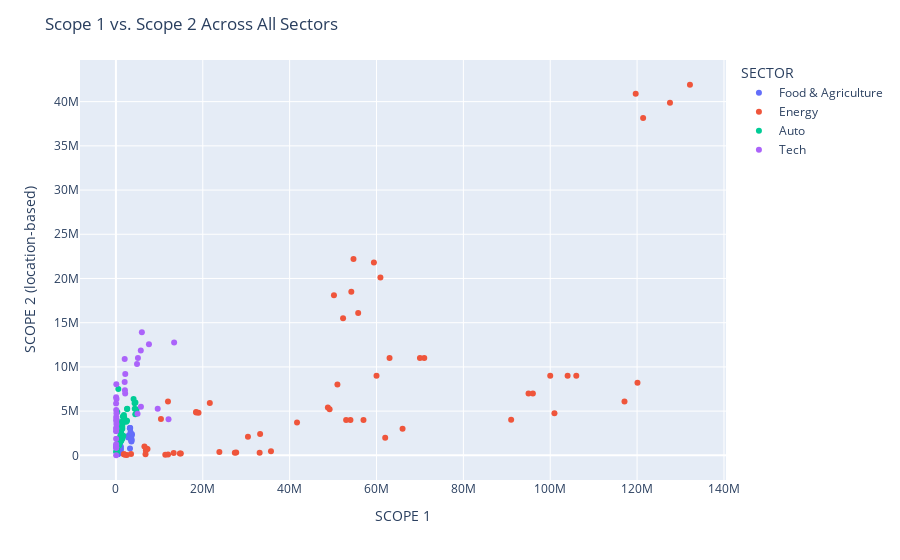

The code cell stored with this chart in its notebook:
### Markdown cell above
### Scatter Plots: 
### Scope 1 vs. Scope 2 (location-based) Across All Sectors

This scatterplot reflects the significant difference in emissions emitted by the **energy** sector compared with any other sector. Aside from **energy**, **tech** seems to have relatively higher scope 2 values. Hover over a data point to retrieve information on the represented company and the actual scope values associated. To take a closer look at a certain interval, drag your mouse across the desired interval. To reset the plot, run the code cell again. Any plot generated through Plotly can also be downloaded as a png by clicking on the camera icon on upper right portion of the plot.

### Code cell
# scope 1 vs scope 2 (location-based)

fig = px.scatter(sectors, x='SCOPE 1', y='SCOPE 2 (location-based)', color='SECTOR', hover_data=['COMPANY NAME'])
fig.update_layout(title='Scope 1 vs. Scope 2 Across All Sectors')
fig.show()

### Figure 1 — Plotly figure (JSON) as saved in the notebook; plotly's stock layout.template omitted (floating-point values rounded to 4 significant figures)
{"data": [{"customdata": [["Anheuser-Busch InBev"], ["Anheuser-Busch InBev"], ["Anheuser-Busch InBev"], ["Anheuser-Busch InBev"], ["Anheuser-Busch InBev"], ["Danone"], ["Danone"], ["Danone"], ["Danone"], ["Danone"], ["Diageo"], ["Diageo"], ["Diageo"], ["Diageo"], ["Diageo"], ["Kellogg’s"], ["Kellogg’s"], ["Kellogg’s"], ["Kellogg’s"], ["Kellogg’s"], ["Molson Coors"], ["Molson Coors"], ["Molson Coors"], ["Molson Coors"], ["Molson Coors"], ["Nestlé"], ["Nestlé"], ["Nestlé"], ["Nestlé"], ["Nestlé"], ["PepsiCo"], ["PepsiCo"], ["PepsiCo"], ["PepsiCo"], ["PepsiCo"], ["Tesco"], ["Tesco"], ["Tesco"], ["Tesco"], ["Tesco"], ["Unilever"], ["Unilever"], ["Unilever"], ["Unilever"], ["Unilever"]], "hovertemplate": "SECTOR=Food & Agriculture<br>SCOPE 1=%{x}<br>SCOPE 2 (location-based)=%{y}<br>COMPANY NAME=%{customdata[0]}<extra></extra>", "legendgroup": "Food & Agriculture", "marker": {"color": "#636efa", "symbol": "circle"}, "mode": "markers", "name": "Food & Agriculture", "orientation": "v", "showlegend": true, "type": "scatter", "x": [3700760, 3600710, 3081905, 2953896, 2843883, 753461, 722103, 668354, 682674, 666000, 553270, 511593, 476782, 445000, 436000, 483061, 465885, 465042, 503905, 497203, 436457, 406377, 398026, 606319, 603321, 3289012, 3246367, 3215404, 3372000, 3240000, 3577266, 3552415, 3552706, 3596712, 3481530, 1117480, 1105183, 1053131, 1110098, 1039346, 752804, 659028, 606771, 565988, 503909], "xaxis": "x", "y": [2383505, 2215902, 2227758, 2243990, 2029211, 959554, 944877, 864710, 812948, 762805, 179307, 165095, 143905, 142530, 157784, 650835, 590739, 587999, 568692, 553526, 667174, 634136, 604422, 342069, 341701, 3082573, 3089029, 3052234, 2600000, 760000, 1629973, 1556523, 1719610, 1811114, 1834309, 995543, 859583, 718222, 642337, 575462, 1430659, 1321648, 1264328, 1244505, 1224997], "yaxis": "y"}, {"customdata": [["BP"], ["BP"], ["BP"], ["BP"], ["BP"], ["Chevron"], ["Chevron"], ["Chevron"], ["Chevron"], ["Chevron"], ["EDF"], ["EDF"], ["EDF"], ["EDF"], ["EDF"], ["Enel"], ["Enel"], ["Enel"], ["Enel"], ["Enel"], ["Equinor"], ["Equinor"], ["Equinor"], ["Equinor"], ["Equinor"], ["Exxon"], ["Exxon"], ["Exxon"], ["Exxon"], ["Exxon"], ["Orsted"], ["Orsted"], ["Orsted"], ["Orsted"], ["Orsted"], ["Oxy"], ["Oxy"], ["Oxy"], ["Oxy"], ["Oxy"], ["Gazprom"], ["Gazprom"], ["Gazprom"], ["Gazprom"], ["Gazprom"], ["PetroChina"], ["PetroChina"], ["PetroChina"], ["PetroChina"], ["PetroChina"], ["Rosneft"], ["Rosneft"], ["Rosneft"], ["Rosneft"], ["Rosneft"], ["Saudi Aramco"], ["Saudi Aramco"], ["Saudi Aramco"], ["Saudi Aramco"], ["Saudi Aramco"], ["Shell"], ["Shell"], ["Shell"], ["Shell"], ["Shell"]], "hovertemplate": "SECTOR=Energy<br>SCOPE 1=%{x}<br>SCOPE 2 (location-based)=%{y}<br>COMPANY NAME=%{customdata[0]}<extra></extra>", "legendgroup": "Energy", "marker": {"color": "#EF553B", "symbol": "circle"}, "mode": "markers", "name": "Energy", "orientation": "v", "showlegend": true, "type": "scatter", "x": [48800000, 49200000, 41700000, 33200000, 30400000, 66000000, 62000000, 54000000, 57000000, 53000000, 35699738, 33090244, 27690997, 27381075, 23817090, 6816597, 6963813, 6895903, 7276000, 6560000, 14946447, 14719266, 13294578, 12009607, 11365833, 104000000, 106000000, 100000000, 95000000, 96000000, 3483000, 1846000, 1851000, 2142000, 2510000, 10370000, 21618709, 19015138, 18495103, 18454662, 120089856, 117097372, 100970512, 11987000, 91000000, null, 132170000, 127570000, 121390000, 119680000, 54700000, 59400000, 60900000, 54200000, null, null, null, 50200000, 52300000, 55780000, 71000000, 70000000, 63000000, 60000000, 51000000], "xaxis": "x", "y": [5400000, 5200000, 3700000, 2400000, 2100000, 3000000, 2000000, 4000000, 4000000, 4000000, 470025, 289243, 320773, 288947, 388819, 115000, 770163, 548948, 721000, 1010000, 194063, 215474, 251513, 97048, 68581, 9000000, 9000000, 9000000, 7000000, 7000000, 151000, 123000, 111000, 53000, 45000, 4100000, 5905273, 4807697, 4844808, 4903258, 8198070, 6077827, 4762910, 6080000, 4020000, null, 41910000, 39870000, 38150000, 40880000, 22200000, 21800000, 20100000, 18500000, null, null, null, 18100000, 15500000, 16100000, 11000000, 11000000, 11000000, 9000000, 8000000], "yaxis": "y"}, {"customdata": [["BMW"], ["BMW"], ["BMW"], ["BMW"], ["BMW"], ["BMW"], ["BYD"], ["BYD"], ["BYD"], ["BYD"], ["BYD"], ["BYD"], ["Daimler/Mercedes"], ["Daimler/Mercedes"], ["Daimler/Mercedes"], ["Daimler/Mercedes"], ["Daimler/Mercedes"], ["Daimler/Mercedes"], ["Fiat-Chrysler"], ["Fiat-Chrysler"], ["Fiat-Chrysler"], ["Fiat-Chrysler"], ["Fiat-Chrysler"], ["Fiat-Chrysler"], ["Ford"], ["Ford"], ["Ford"], ["Ford"], ["Ford"], ["Ford"], ["Geely"], ["Geely"], ["Geely"], ["Geely"], ["Geely"], ["Geely"], ["General Motors"], ["General Motors"], ["General Motors"], ["General Motors"], ["General Motors"], ["General Motors"], ["Honda"], ["Honda"], ["Honda"], ["Honda"], ["Honda"], ["Honda"], ["Hyundai"], ["Hyundai"], ["Hyundai"], ["Hyundai"], ["Hyundai"], ["Toyota"], ["Toyota"], ["Toyota"], ["Toyota"], ["Toyota"], ["Toyota"], ["Tesla"], ["Tesla"], ["Tesla"], ["Tesla"], ["Tesla"], ["Tesla"], ["Volkswagen"], ["Volkswagen"], ["Volkswagen"], ["Volkswagen"], ["Volkswagen"], ["Volkswagen"]], "hovertemplate": "SECTOR=Auto<br>SCOPE 1=%{x}<br>SCOPE 2 (location-based)=%{y}<br>COMPANY NAME=%{customdata[0]}<extra></extra>", "legendgroup": "Auto", "marker": {"color": "#00cc96", "symbol": "circle"}, "mode": "markers", "name": "Auto", "orientation": "v", "showlegend": true, "type": "scatter", "x": [625072, 581703, 678403, 678967, 699713, 694057, null, null, null, 199406, 315610, 550932, 1192000, 1247000, 1239000, 1027000, 681000, 569000, 1101289, 1129268, 1058367, 877603, 1700000, 1500000, 1391127, 1442963, 1451947, 1124798, 1069907, 1197739, 126934, 138921, 141100, 166395, 263159, 249291, 1848804, 1763555, 1589700, 1214124, 1252906, 1466452, 1350000, 1380000, 1240000, 1120000, 1160244, 1090000, 852547, 874997, 807498, 716237, 723966, 2604655, 2554577, 1904119, 1642074, 2560000, 2370000, null, null, null, null, 185000, 202000, 4297748, 4068261, 4494068, 4335495, 4740873, 4461403], "xaxis": "x", "y": [1572432, 1539378, 1540667, 1333076, 1404348, 1187339, null, null, null, 3945773, 4903502, 7511038, 2041000, 1687000, 1706000, 1492000, 1123000, 1121000, 3309598, 2795995, 2296709, 1983910, 2200000, 1900000, 3482444, 3349808, 3195704, 2715328, 2616003, 2557313, 346173, 425622, 418180, 518514, 867943, 655705, 4572734, 4322761, 4381970, 3087816, 2881767, 2996074, 3790000, 3690000, 3440000, 3050000, 3245113, 3249764, 1882674, 1936902, 1897855, 1680079, 1660238, 5265425, 5238108, 4244743, 3684721, 3900000, 3810000, null, null, null, null, 403000, 408000, 5901889, 6370514, 5973894, 5257618, 5195961, 4650011], "yaxis": "y"}, {"customdata": [["Alphabet"], ["Alphabet"], ["Alphabet"], ["Alphabet"], ["Alphabet"], ["Amazon"], ["Amazon"], ["Amazon"], ["Amazon"], ["Amazon"], ["Apple"], ["Apple"], ["Apple"], ["Apple"], ["Apple"], ["Meta"], ["Meta"], ["Meta"], ["Meta"], ["Meta"], ["Microsoft"], ["Microsoft"], ["Microsoft"], ["Microsoft"], ["Microsoft"], ["Samsung"], ["Samsung"], ["Samsung"], ["Samsung"], ["Samsung"], ["TSMC"], ["TSMC"], ["TSMC"], ["TSMC"], ["TSMC"]], "hovertemplate": "SECTOR=Tech<br>SCOPE 1=%{x}<br>SCOPE 2 (location-based)=%{y}<br>COMPANY NAME=%{customdata[0]}<extra></extra>", "legendgroup": "Tech", "marker": {"color": "#ab63fa", "symbol": "circle"}, "mode": "markers", "name": "Tech", "orientation": "v", "showlegend": true, "type": "scatter", "x": [63521, 66686, 38694, 45073, 91200, 4980000, 5760000, 9620000, 12110000, 13401400, 57440, 52730, 47430, 55200, 55202, 42000, 44000, 29000, 55173, 66934, 90723, 113412, 118100, 123704, 139413, 4855000, 5067000, 5726300, 7604000, 5972000, 2125725, 2071743, 2010692, 2151937, 2018789], "xaxis": "x", "y": [4344686, 5116949, 5865095, 6576239, 8045400, 4710000, 5500000, 5270000, 4070000, 12768034, 8730, 862127, 890200, 890200, 1065405, 1241000, 1885000, 2718000, 3080194, 3921611, 3000523, 3556553, 4102445, 4745197, 6381250, 10318000, 10998000, 11852400, 12566000, 13920000, 7001655, 7350195, 8282509, 9196964, 10893689], "yaxis": "y"}], "layout": {"legend": {"title": {"text": "SECTOR"}, "tracegroupgap": 0}, "margin": {"t": 60}, "title": {"text": "Scope 1 vs. Scope 2 Across All Sectors"}, "xaxis": {"anchor": "y", "domain": [0, 1], "title": {"text": "SCOPE 1"}}, "yaxis": {"anchor": "x", "domain": [0, 1], "title": {"text": "SCOPE 2 (location-based)"}}}}
